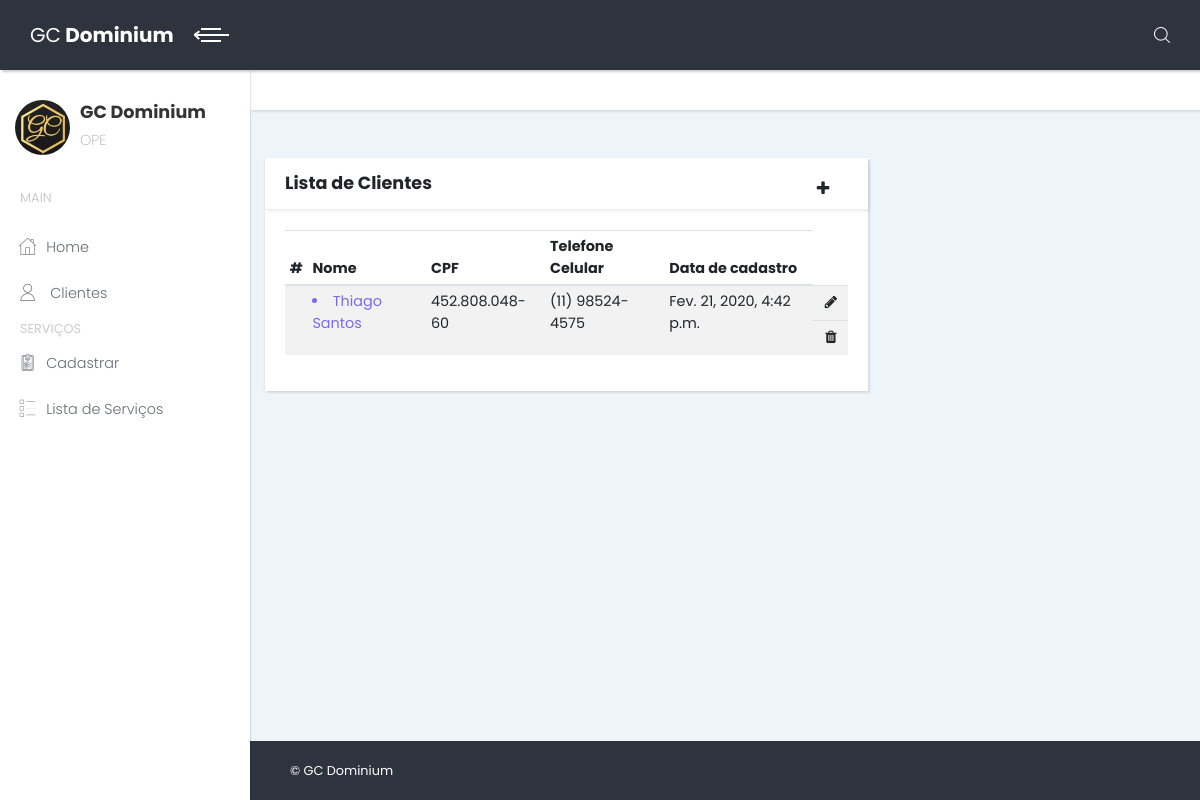
/clientes/lista/, run on an earlier commit of the app's database.
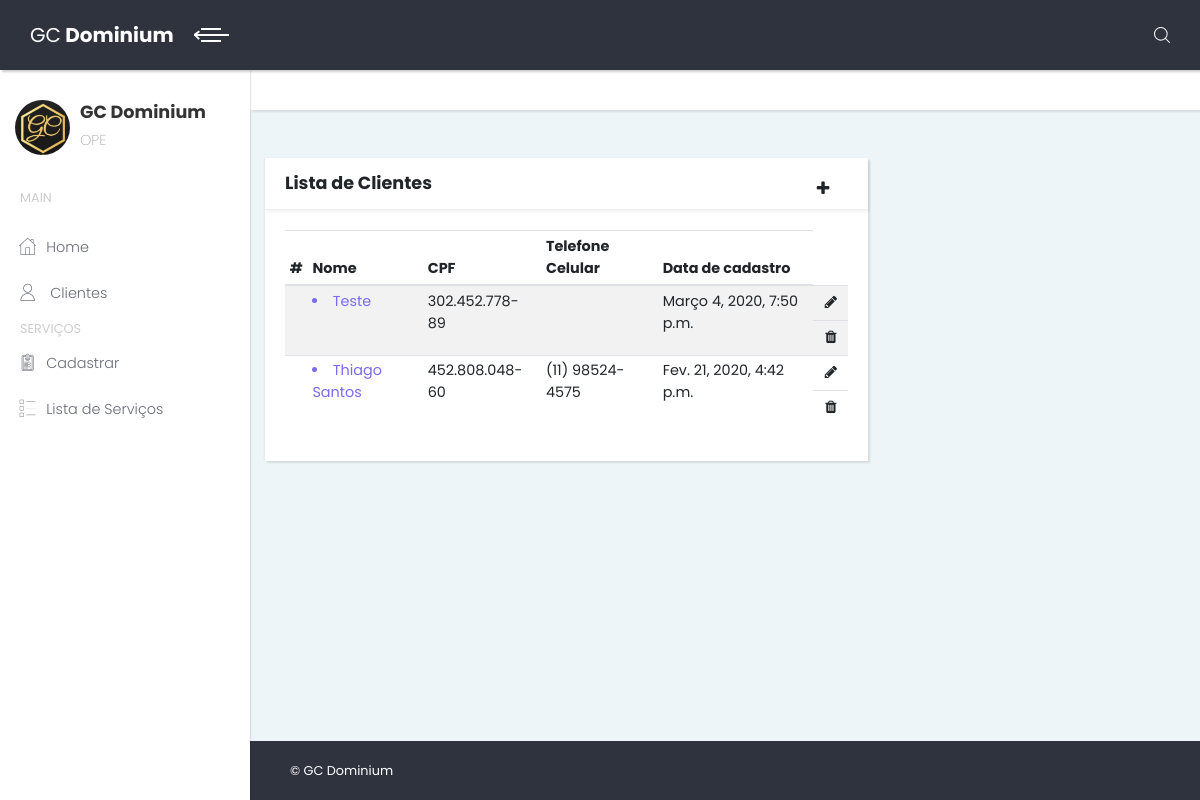
And on a later commit of the database.
### web/models.py (models this page shows, shortened)
class ClienteModel(models.Model):
    sexo_choices = [['Feminino', 'Feminino'], ['Masculino', 'Masculino']]
    data_cadastro = models.DateTimeField('Data de cadastro', auto_now_add=True)
    nome = models.CharField('Nome', max_length=50)
    cpf = models.CharField('CPF', primary_key=True, null=False, max_length=14)
    rg = models.CharField('RG', max_length=20, null=True)
    data_nascimento = models.CharField('Data de nascimento', max_length=10, null=False, default='01/01/1900')
    sexo = models.CharField(max_length=9, choices=sexo_choices, null=True, blank=True)
    tel_fixo = models.CharField('Telefone Residencial', max_length=15, blank=True)
    tel_cel = models.CharField('Telefone Celular', max_length=15, blank=True)
    tel_emergency = models.CharField('Telefone Emergência', max_length=15, blank=True)
    email = models.EmailField('E-mail', blank=True)
    cep = models.CharField('CEP', null=False, blank=False, default='', max_length=9)
    logradouro = models.CharField('Endereço', max_length=100, null=False, default='')
    numero = models.CharField('Número', null=False, max_length=5, blank=False, default=0)
    complemento = models.CharField('Complemento', max_length=30, null=False, blank=True)
    bairro = models.CharField('Bairro', max_length=100, null=False, blank=False, default='')
    cidade = models.CharField('Cidade', max_length=100, null=False, blank=False, default='')
    uf = models.CharField('Estado', max_length=2, null=False, blank=False, default='')
    class Meta:
        verbose_name = 'Cliente'
        verbose_name_plural = 'Clientes'

### web/views.py (the view)
# urls.py: path('clientes/lista/', views.cliente_list, name='cliente_list'),
def cliente_list(request):
    page = 'clientes/cliente_list.html'
    clientes = ClienteModel.objects.all()
    clientes = clientes.order_by('nome')
    return render(request, page, {'clientes': clientes})

### web/templates/clientes/cliente_list.html
{% extends 'base.html' %}
{% block content %}
<br>
<br>
<div class="col-lg-8">
  <div class="card">
    <div class="card-close">
    <a href="{% url 'cliente_cad' %}" class="dropdown-item edit"><i class="fa fa-plus"></i></a>
    </div>
            <div class="card-header d-flex align-items-center">
                            <h3 class="h4">Lista de Clientes</h3>
                        </div>
              <div class="card-body">
                <div class="table-responsive">
                  <table class="table table-striped table-sm">
                    <thead>
                      <tr>
                        <th>#</th>
                        <th>Nome</th>
                        <th>CPF</th>
                        <th>Telefone Celular</th>
                        <th>Data de cadastro</th>
                      </tr>
                    </thead>
                    <tbody>
            {% for field in clientes %}
                      <tr>
                        <th scope="row">{{ field.id }}</th>
                        <td><a href="{% url 'cliente_detail' field.cpf %}"><li>{{ field.nome }}</li></a></td>
                        <td>{{ field.cpf }}</td>
                        <td>{{ field.tel_cel }}</td>
                        <td>{{ field.data_cadastro }}</td>
                        <td class="button-editar"><a href="{% url 'cliente_edit' field.cpf %}" class="dropdown-item button-editar-href"><i class="fa fa-pencil"></i></a></td>
                        <td class="button-editar"><a href="{% url 'cliente_edit' field.cpf %}" class="dropdown-item button-editar-href"><i class="fa fa-trash"></i></a></td>
                      </tr>
            {% endfor %}
         </tbody>
                  </table>
                </div>
              </div>
            </div>
        </div>
{% endblock %}

What changed in the data, as far as the page shows it:
added ClienteModel: nome "Teste", cpf "302.452.778-89", data_cadastro "Março 4, 2020, 7:50 p.m."
